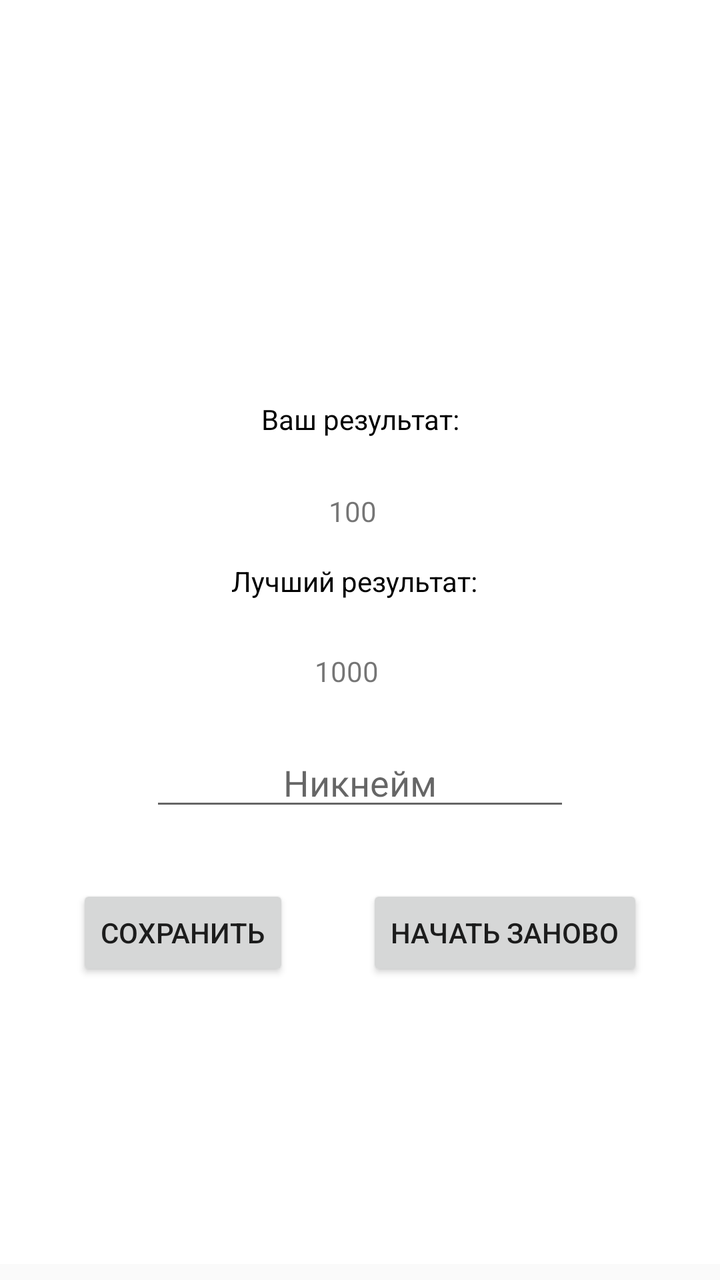
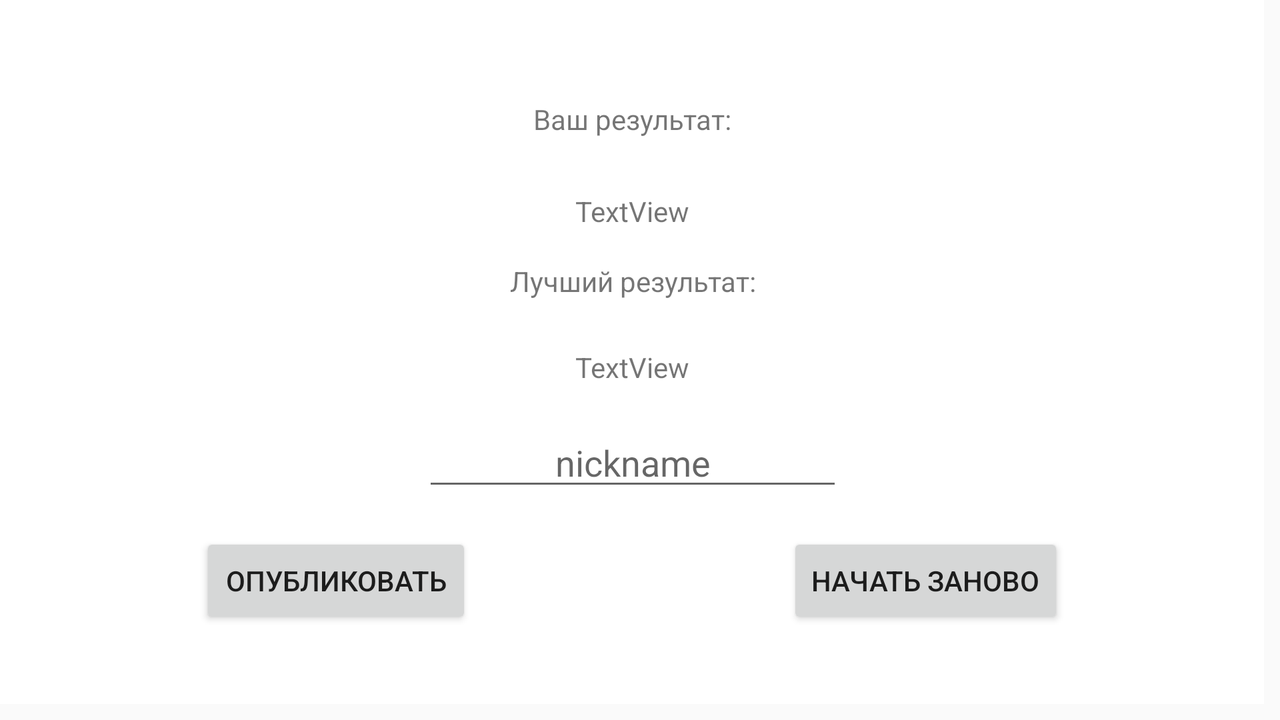

Compare how this app lays out the same screen by default and in its alternative resource folder. The renders come first, then the two layout files and the values they reference.
<!-- AndroidManifest.xml: application theme AppTheme.NoActionBar -->
<!-- res/layout/activity_endgame.xml -->
<?xml version="1.0" encoding="utf-8"?>
<androidx.constraintlayout.widget.ConstraintLayout xmlns:android="http://schemas.android.com/apk/res/android"
        xmlns:tools="http://schemas.android.com/tools"
        xmlns:app="http://schemas.android.com/apk/res-auto"
        android:layout_width="match_parent"
        android:layout_height="match_parent"
        app:layout_constraintStart_toStartOf="@+id/tableLayout"
        app:layout_constraintEnd_toEndOf="@+id/tableLayout"
        android:layout_marginBottom="8dp"
        tools:context=".presentation.EndgameActivity"
        app:layout_constraintBottom_toBottomOf="@+id/button3"
        android:background="#FFFFFF"
        android:id="@+id/Prize"
        app:layout_constraintTop_toTopOf="parent">

    <TextView
            android:text="Ваш результат:"
            android:layout_width="145dp"
            android:layout_height="46dp"
            android:id="@+id/Yours"
            android:textColor="@color/black"
            app:layout_constraintEnd_toEndOf="parent"
            android:textAlignment="center"
            app:layout_constraintStart_toStartOf="parent"
            android:layout_marginTop="200dp"
            app:layout_constraintTop_toTopOf="parent" />

    <TextView
            tools:text="100"
            android:layout_width="wrap_content"
            android:layout_height="wrap_content"
            android:id="@+id/TotalScore"
            app:layout_constraintTop_toBottomOf="@+id/Yours"
            app:layout_constraintEnd_toEndOf="@+id/Yours"
            android:layout_marginEnd="8dp"
            app:layout_constraintStart_toStartOf="@+id/Yours"
            android:textAlignment="center" />

    <TextView
            android:text="Лучший результат:"
            android:textColor="@color/black"
            android:layout_width="147dp"
            android:layout_height="45dp"
            android:id="@+id/Best"
            app:layout_constraintStart_toStartOf="parent"
            app:layout_constraintEnd_toEndOf="parent"
            app:layout_constraintHorizontal_bias="0.486"
            android:layout_marginTop="16dp"
            app:layout_constraintTop_toBottomOf="@+id/TotalScore"
            android:textAlignment="center" />

    <TextView
            tools:text="1000"
            android:layout_width="wrap_content"
            android:layout_height="wrap_content"
            android:id="@+id/TotalBestScore"
            app:layout_constraintTop_toBottomOf="@+id/Best"
            app:layout_constraintEnd_toEndOf="@+id/Best"
            android:layout_marginEnd="8dp"
            app:layout_constraintStart_toStartOf="@+id/Best"
            android:textAlignment="center" />

    <EditText
            android:layout_width="wrap_content"
            android:layout_height="wrap_content"
            android:inputType="textShortMessage|text"
            android:ems="10"
            android:id="@+id/Nickname"
            app:layout_constraintStart_toStartOf="parent"
            app:layout_constraintEnd_toEndOf="parent"
            android:layout_marginTop="24dp"
            app:layout_constraintTop_toBottomOf="@+id/TotalBestScore"
            android:hint="Никнейм"
            android:textAlignment="center" />

    <Button
            android:text="Сохранить"
            android:layout_width="wrap_content"
            app:layout_constraintHorizontal_chainStyle="spread"
            android:layout_height="wrap_content"
            android:id="@+id/ButtonPublic"
            android:onClick="publish"
            app:layout_constraintStart_toStartOf="parent"
            app:layout_constraintHorizontal_bias="0.5"
            app:layout_constraintEnd_toStartOf="@+id/ButtonRestart"
            app:layout_constraintTop_toTopOf="@+id/ButtonRestart" />

    <Button
            android:text="Начать заново"
            android:layout_width="wrap_content"
            android:layout_height="wrap_content"
            android:id="@+id/ButtonRestart"
            app:layout_constraintHorizontal_chainStyle="spread"
            android:layout_marginTop="32dp"
            app:layout_constraintTop_toBottomOf="@+id/Nickname"
            android:onClick="startGame"
            app:layout_constraintStart_toEndOf="@+id/ButtonPublic"
            app:layout_constraintHorizontal_bias="0.5"
            app:layout_constraintEnd_toEndOf="parent" />
</androidx.constraintlayout.widget.ConstraintLayout>
<!-- resources referenced by this layout -->
<resources>
  <color name="black">#000000</color>
  <style name="AppTheme.NoActionBar">
          <item name="windowActionBar">false</item>
          <item name="windowNoTitle">true</item>
          <item name="windowActionBarOverlay">true</item>
      </style>
</resources>
<!-- res/layout-land/activity_endgame.xml (the repository's variant of the layout above) -->
<!-- drawn on the phone turned sideways -->
<?xml version="1.0" encoding="utf-8"?>
<androidx.constraintlayout.widget.ConstraintLayout
        xmlns:android="http://schemas.android.com/apk/res/android"
        xmlns:tools="http://schemas.android.com/tools"
        xmlns:app="http://schemas.android.com/apk/res-auto"
        android:layout_width="match_parent"
        android:layout_height="match_parent"
        app:layout_constraintStart_toStartOf="@+id/tableLayout"
        android:background="#FFFFFFFF"
        android:id="@+id/Prize"
        tools:context=".presentation.EndgameActivity"
        app:layout_constraintTop_toTopOf="parent"
        app:layout_constraintEnd_toEndOf="parent" android:layout_marginEnd="8dp" android:layout_marginBottom="8dp"
        app:layout_constraintBottom_toBottomOf="parent">

    <TextView
            android:text="Ваш результат:"
            android:layout_width="166dp"
            android:layout_height="30dp" android:id="@+id/Yours"
            app:layout_constraintEnd_toEndOf="parent"
            app:layout_constraintStart_toStartOf="parent" app:layout_constraintTop_toTopOf="parent"
            android:layout_marginTop="50dp" android:textAlignment="center"/>
    <TextView
            android:text="TextView"
            android:layout_width="wrap_content"
            android:layout_height="wrap_content" android:id="@+id/TotalScore"
            app:layout_constraintTop_toBottomOf="@+id/Yours"
            app:layout_constraintEnd_toEndOf="parent"
            android:layout_marginEnd="8dp" app:layout_constraintStart_toStartOf="parent"
            android:layout_marginStart="8dp"
            android:layout_marginTop="16dp" android:textAlignment="center"/>
    <TextView
            android:text="Лучший результат:"
            android:layout_width="181dp"
            android:layout_height="27dp" android:id="@+id/Best"
            app:layout_constraintStart_toStartOf="parent"
            app:layout_constraintEnd_toEndOf="parent"
            app:layout_constraintHorizontal_bias="0.501" android:layout_marginTop="16dp"
            app:layout_constraintTop_toBottomOf="@+id/TotalScore" android:textAlignment="center"/>
    <TextView
            android:text="TextView"
            android:layout_width="wrap_content"
            android:layout_height="wrap_content" android:id="@+id/TotalBestScore"
            app:layout_constraintEnd_toEndOf="parent"
            android:layout_marginEnd="8dp" app:layout_constraintStart_toStartOf="parent"
            android:layout_marginStart="8dp"
            android:layout_marginTop="16dp" app:layout_constraintTop_toBottomOf="@+id/Best"
            android:textAlignment="center"/>
    <EditText
            android:layout_width="wrap_content"
            android:layout_height="wrap_content"
            android:inputType="textShortMessage|text"
            android:ems="10"
            android:id="@+id/Nickname"
            app:layout_constraintStart_toStartOf="parent"
            app:layout_constraintEnd_toEndOf="parent"
            app:layout_constraintHorizontal_bias="0.501" android:textAlignment="center"
            android:layout_marginTop="16dp" app:layout_constraintTop_toBottomOf="@+id/TotalBestScore"
            android:hint="nickname"/>
    <Button
            android:text="Опубликовать"
            android:layout_width="136dp"
            android:layout_height="wrap_content"
            android:id="@+id/ButtonPublic" app:layout_constraintStart_toStartOf="parent"
            android:layout_marginStart="100dp" android:layout_marginTop="16dp"
            app:layout_constraintTop_toBottomOf="@+id/Nickname" android:onClick="publish"/>
    <Button
            android:text="Начать заново"
            android:layout_width="wrap_content"
            android:layout_height="wrap_content"
            android:id="@+id/ButtonRestart" app:layout_constraintStart_toEndOf="@+id/ButtonPublic"
            android:layout_marginStart="16dp" app:layout_constraintEnd_toEndOf="parent"
            android:layout_marginTop="16dp"
            app:layout_constraintTop_toBottomOf="@+id/Nickname" app:layout_constraintHorizontal_bias="1.0"
            android:layout_marginEnd="100dp" android:onClick="startGame"/>
</androidx.constraintlayout.widget.ConstraintLayout>
<!-- resources referenced by the variant -->
<!-- as the phone turned sideways resolves them -->
<resources>
  <style name="AppTheme.NoActionBar">
          <item name="windowActionBar">false</item>
          <item name="windowNoTitle">true</item>
          <item name="windowActionBarOverlay">true</item>
      </style>
</resources>
